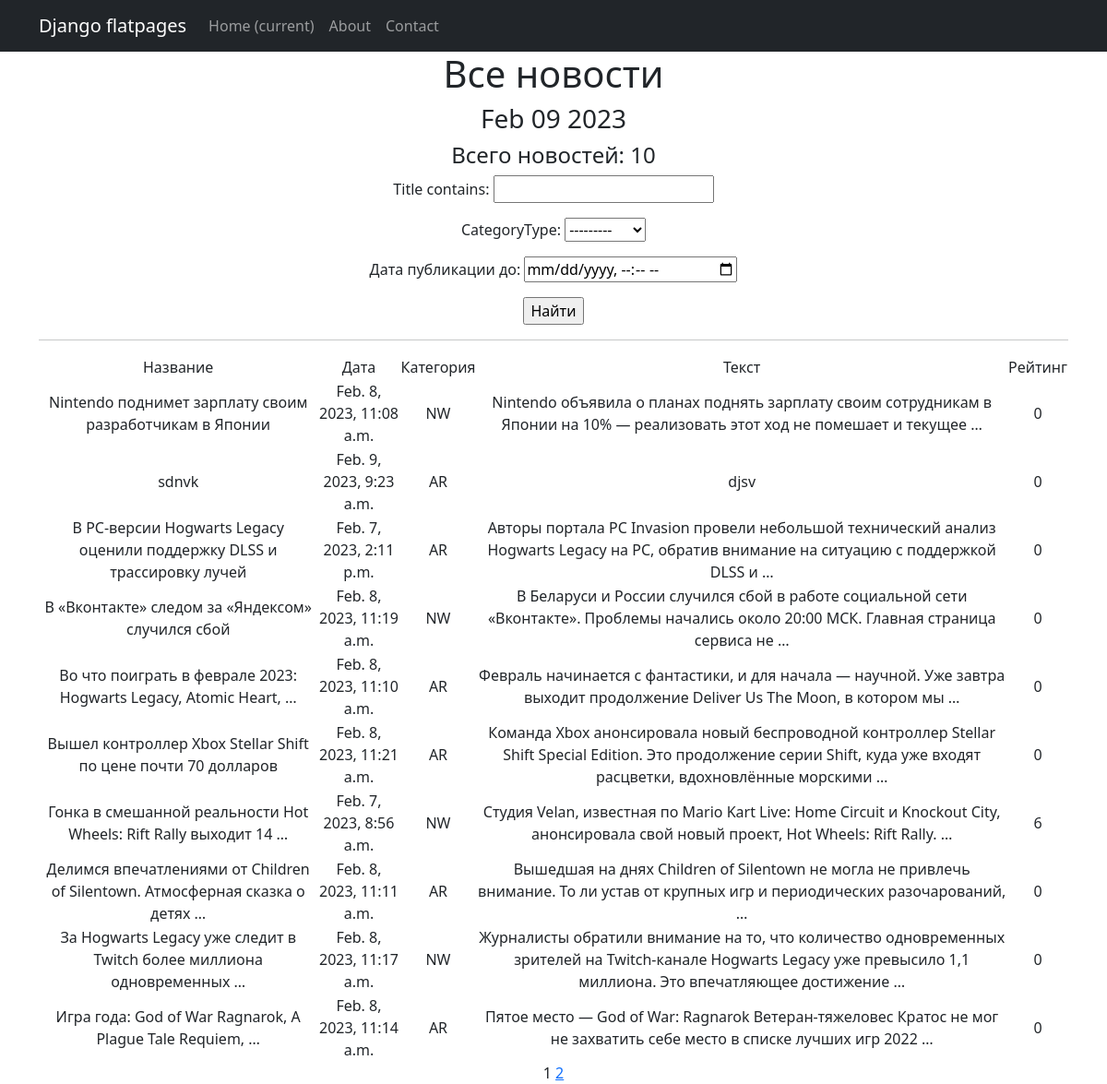
Page /news/ on the committed database.
### news/models.py (models this page shows, shortened)
class Post(models.Model):
    author = models.ForeignKey(Author, on_delete=models.CASCADE)
    NEWS = 'NW'
    ARTICLE = 'AR'
    CATEGORY_CHOISE = (
        (NEWS, "Новость"),
        (ARTICLE, "Статья")
    )
    categoryType = models.CharField(max_length=2, choices=CATEGORY_CHOISE, default=ARTICLE)
    dateCreation = models.DateTimeField(auto_now_add=True)
    postCategory = models.ManyToManyField(Category, through='PostCategory')
    text = models.TextField()
    rating = models.SmallIntegerField(default=0)
    title = models.CharField(max_length=128)

### news/views.py (the view)
# urls.py: path('', PostList.as_view(),name='post_list'),
class PostList(ListView):
    model = Post
    ordering = 'title'
    template_name = 'news.html'
    context_object_name = 'news'
    paginate_by = 10
    def get_queryset(self):
        queryset = super().get_queryset()
        self.filterset = PostFilter(self.request.GET, queryset)
        return self.filterset.qs
    def get_context_data(self, **kwargs):
        context = super().get_context_data(**kwargs)
        context['time_now'] = datetime.utcnow()
        context['next_news'] = None
        context['filterset'] = self.filterset
        return context

### templates/news.html (shortened to what this page needs)
{% extends 'flatpages/default.html' %}
{% load tegs %}
{% block content %}
<h1>Все новости</h1>
 <h3>{{ time_now|date:'M d Y' }}</h3>
 <h4> Всего новостей: {{ news|length }}</h4>
   <form action="" method="get">
       {{ filterset.form.as_p }}
       <input type="submit" value="Найти" />
   </form>
<hr>
 {% if news %}
       <table>
           <tr>
               <td> Название </td>
               <td> Дата </td>
               <td> Категория </td>
               <td> Текст </td>
               <td> Рейтинг </td>
           </tr>
           {% for news in news %}
           <tr>
               <td>{{ news.title|truncatewords:10 }}</td>
               <td>{{ news.dateCreation }}</td>
               <td>{{ news.categoryType }}</td>
               <td>{{ news.text|truncatewords:20 }}</td>
               <td>{{ news.rating }}</td>
           </tr>
           {% endfor %}
       </table>
   {% else %}
       <h2>Новостей нет!</h2>
   {% endif %}
   {{ page_obj.number }}
   {% if page_obj.has_next %}
       <a href="?page={{ page_obj.next_page_number }}">{{ page_obj.next_page_number }}</a>
   {% endif %}
{% endblock content %}

### templates/flatpages/default.html (shortened to what this page needs)
<!DOCTYPE html>
<html lang="en">
    <head>
        {% load static %}
       <link href="{% static 'css/styles.css' %}" rel="stylesheet" />
    </head>
    <body>
        <nav class="navbar navbar-expand-lg navbar-dark bg-dark static-top">
   <div class="container">
       <a class="navbar-brand" href="#">Django flatpages</a>
       <div class="collapse navbar-collapse" id="navbarResponsive">
           <ul class="navbar-nav ml-auto">
               <li class="nav-item active">
                   <a class="nav-link" href="#">Home
                       <span class="sr-only">(current)</span>
                   </a>
               </li>
               <li class="nav-item">
                   <a class="nav-link" href="/about/">About</a>
               </li>
               <li class="nav-item">
                   <a class="nav-link" href="/contacts/">Contact</a>
               </li>
           </ul>
       </div>
   </div>
</nav>
        <div class="container">
   <div class="row">
       <div class="col-lg-12 text-center">
           {% block content %}{% endblock content %}
       </div>
   </div>
</div>
    </body>
</html>

### rows in the picture
Post: title "Nintendo поднимет зарплату своим разработчикам в Японии", dateCreation "Feb. 8, 2023, 11:08 a.m.", categoryType "NW", text "Nintendo объявила о планах поднять зарплату своим сотрудникам в Японии на 10% — реализовать этот ход не помешает и текущее …", rating "0"
Post: title "sdnvk", dateCreation "Feb. 9, 2023, 9:23 a.m.", categoryType "AR", text "djsv", rating "0"
Post: title "В PC-версии Hogwarts Legacy оценили поддержку DLSS и трассировку лучей", dateCreation "Feb. 7, 2023, 2:11 p.m.", categoryType "AR", text "Авторы портала PC Invasion провели небольшой технический анализ Hogwarts Legacy на PC, обратив внимание на ситуацию с поддержкой DLSS и …", rating "0"
Post: title "В «Вконтакте» следом за «Яндексом» случился сбой", dateCreation "Feb. 8, 2023, 11:19 a.m.", categoryType "NW", text "В Беларуси и России случился сбой в работе социальной сети «Вконтакте». Проблемы начались около 20:00 МСК. Главная страница сервиса не …", rating "0"
Post: title "Во что поиграть в феврале 2023: Hogwarts Legacy, Atomic Heart, …", dateCreation "Feb. 8, 2023, 11:10 a.m.", categoryType "AR", text "Февраль начинается с фантастики, и для начала — научной. Уже завтра выходит продолжение Deliver Us The Moon, в котором мы …", rating "0"
Post: title "Вышел контроллер Xbox Stellar Shift по цене почти 70 долларов", dateCreation "Feb. 8, 2023, 11:21 a.m.", categoryType "AR", text "Команда Xbox анонсировала новый беспроводной контроллер Stellar Shift Special Edition. Это продолжение серии Shift, куда уже входят расцветки, вдохновлённые морскими …", rating "0"
Post: title "Гонка в смешанной реальности Hot Wheels: Rift Rally выходит 14 …", dateCreation "Feb. 7, 2023, 8:56 a.m.", categoryType "NW", text "Студия Velan, известная по Mario Kart Live: Home Circuit и Knockout City, анонсировала свой новый проект, Hot Wheels: Rift Rally. …", rating "6"
Post: title "Делимся впечатлениями от Children of Silentown. Атмосферная сказка о детях …", dateCreation "Feb. 8, 2023, 11:11 a.m.", categoryType "AR", text "Вышедшая на днях Children of Silentown не могла не привлечь внимание. То ли устав от крупных игр и периодических разочарований, …", rating "0"
Post: title "За Hogwarts Legacy уже следит в Twitch более миллиона одновременных …", dateCreation "Feb. 8, 2023, 11:17 a.m.", categoryType "NW", text "Журналисты обратили внимание на то, что количество одновременных зрителей на Twitch-канале Hogwarts Legacy уже превысило 1,1 миллиона. Это впечатляющее достижение …", rating "0"
Post: title "Игра года: God of War Ragnarok, A Plague Tale Requiem, …", dateCreation "Feb. 8, 2023, 11:14 a.m.", categoryType "AR", text "Пятое место — God of War: Ragnarok Ветеран-тяжеловес Кратос не мог не захватить себе место в списке лучших игр 2022 …", rating "0"

### other values in the picture
{{ time_now|date:'M d Y' }} "Feb 09 2023"
{{ news|length }} "10"
{{ page_obj.number }} "1"
{{ page_obj.next_page_number }} "2"
